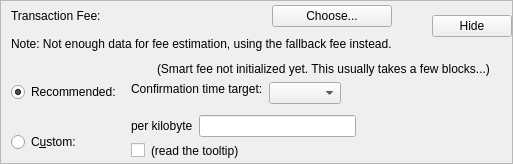
    <widget class="QFrame" name="frameFee">
     <property name="sizePolicy">
      <sizepolicy hsizetype="Preferred" vsizetype="Fixed">
       <horstretch>0</horstretch>
       <verstretch>0</verstretch>
      </sizepolicy>
     </property>
     <property name="frameShape">
      <enum>QFrame::StyledPanel</enum>
     </property>
     <property name="frameShadow">
      <enum>QFrame::Raised</enum>
     </property>
     <layout class="QVBoxLayout" name="verticalLayout_3">
      <property name="spacing">
       <number>0</number>
      </property>
      <property name="leftMargin">
       <number>0</number>
      </property>
      <property name="topMargin">
       <number>0</number>
      </property>
      <property name="rightMargin">
       <number>0</number>
      </property>
      <property name="bottomMargin">
       <number>0</number>
      </property>
      <item>
       <layout class="QVBoxLayout" name="verticalLayoutFee2" stretch="0,0,0">
        <property name="spacing">
         <number>0</number>
        </property>
        <property name="leftMargin">
         <number>10</number>
        </property>
        <property name="topMargin">
         <number>0</number>
        </property>
        <item>
         <layout class="QHBoxLayout" name="horizontalLayoutFee1">
          <property name="bottomMargin">
           <number>0</number>
          </property>
          <item>
           <layout class="QVBoxLayout" name="verticalLayout_8">
            <item>
             <layout class="QVBoxLayout" name="verticalLayoutFee7">
              <property name="spacing">
               <number>0</number>
              </property>
              <item>
               <spacer name="verticalSpacerSmartFee">
                <property name="orientation">
                 <enum>Qt::Vertical</enum>
                </property>
                <property name="sizeType">
                 <enum>QSizePolicy::Fixed</enum>
                </property>
                <property name="sizeHint" stdset="0">
                 <size>
                  <width>1</width>
                  <height>4</height>
                 </size>
                </property>
               </spacer>
              </item>
              <item>
               <layout class="QHBoxLayout" name="horizontalLayoutSmartFee">
                <property name="spacing">
                 <number>10</number>
                </property>
                <item>
                 <widget class="QLabel" name="labelFeeHeadline">
                  <property name="text">
                   <string>Transaction Fee:</string>
                  </property>
                 </widget>
                </item>
                <item>
                 <widget class="QLabel" name="labelFeeMinimized">
                  <property name="text">
                   <string/>
                  </property>
                 </widget>
                </item>
                <item>
                 <widget class="QPushButton" name="buttonChooseFee">
                  <property name="text">
                   <string>Choose...</string>
                  </property>
                 </widget>
                </item>
               </layout>
              </item>
              <item>
               <spacer name="verticalSpacer_5">
                <property name="orientation">
                 <enum>Qt::Vertical</enum>
                </property>
                <property name="sizeHint" stdset="0">
                 <size>
                  <width>1</width>
                  <height>10</height>
                 </size>
                </property>
               </spacer>
              </item>
             </layout>
            </item>
            <item>
             <widget class="QLabel" name="fallbackFeeWarningLabel">
              <property name="font">
               <font>
                <bold>false</bold>
               </font>
              </property>
              <property name="toolTip">
               <string>Using the fallbackfee can result in sending a transaction that will take several hours or days (or never) to confirm. Consider choosing your fee manually or wait until you have validated the complete chain.</string>
              </property>
              <property name="text">
               <string>Note: Not enough data for fee estimation, using the fallback fee instead.</string>
              </property>
              <property name="wordWrap">
               <bool>false</bool>
              </property>
             </widget>
            </item>
            <item>
             <spacer name="verticalSpacer_7">
              <property name="orientation">
               <enum>Qt::Vertical</enum>
              </property>
              <property name="sizeHint" stdset="0">
               <size>
                <width>1</width>
                <height>1</height>
               </size>
              </property>
             </spacer>
            </item>
           </layout>
          </item>
          <item>
           <spacer name="horizontalSpacer_5">
            <property name="orientation">
             <enum>Qt::Horizontal</enum>
            </property>
            <property name="sizeHint" stdset="0">
             <size>
              <width>40</width>
              <height>20</height>
             </size>
            </property>
           </spacer>
          </item>
          <item>
           <widget class="QPushButton" name="buttonMinimizeFee">
            <property name="toolTip">
             <string>collapse fee-settings</string>
            </property>
            <property name="text">
             <string>Hide</string>
            </property>
           </widget>
          </item>
         </layout>
        </item>
        <item>
         <widget class="QFrame" name="frameFeeSelection">
          <layout class="QVBoxLayout" name="verticalLayoutFee12">
           <property name="spacing">
            <number>0</number>
           </property>
           <property name="leftMargin">
            <number>0</number>
           </property>
           <property name="topMargin">
            <number>0</number>
           </property>
           <property name="rightMargin">
            <number>0</number>
           </property>
           <property name="bottomMargin">
            <number>0</number>
           </property>
           <item>
            <layout class="QGridLayout" name="gridLayoutFee">
             <property name="topMargin">
              <number>10</number>
             </property>
             <property name="bottomMargin">
              <number>4</number>
             </property>
             <property name="horizontalSpacing">
              <number>10</number>
             </property>
             <property name="verticalSpacing">
              <number>4</number>
             </property>
             <item row="1" column="1">
              <layout class="QVBoxLayout" name="verticalLayoutFee8">
               <property name="spacing">
                <number>6</number>
               </property>
               <property name="topMargin">
                <number>3</number>
               </property>
               <item>
                <layout class="QHBoxLayout" name="horizontalLayoutFee13">
                 <item>
                  <widget class="QLabel" name="labelCustomPerKilobyte">
                   <property name="toolTip">
                    <string>If the custom fee is set to 1000 satoshis and the transaction is only 250 bytes, then &quot;per kilobyte&quot; only pays 250 satoshis in fee, while &quot;total at least&quot; pays 1000 satoshis. For transactions bigger than a kilobyte both pay by kilobyte.</string>
                   </property>
                   <property name="text">
                    <string>per kilobyte</string>
                   </property>
                  </widget>
                 </item>
                 <item>
                  <widget class="BitcoinAmountField" name="customFee"/>
                 </item>
                 <item>
                  <spacer name="horizontalSpacer_6">
                   <property name="orientation">
                    <enum>Qt::Horizontal</enum>
                   </property>
                   <property name="sizeHint" stdset="0">
                    <size>
                     <width>1</width>
                     <height>1</height>
                    </size>
                   </property>
                  </spacer>
                 </item>
                </layout>
               </item>
               <item>
                <layout class="QHBoxLayout" name="horizontalLayoutFee8">
                 <item>
                  <widget class="QCheckBox" name="checkBoxMinimumFee">
                   <property name="toolTip">
                    <string>Paying only the minimum fee is just fine as long as there is less transaction volume than space in the blocks. But be aware that this can end up in a never confirming transaction once there is more demand for Keymaker transactions than the network can process.</string>
                   </property>
                   <property name="text">
                    <string/>
                   </property>
                  </widget>
                 </item>
                 <item>
                  <widget class="QLabel" name="labelMinFeeWarning">
                   <property name="enabled">
                    <bool>true</bool>
                   </property>
                   <property name="toolTip">
                    <string>Paying only the minimum fee is just fine as long as there is less transaction volume than space in the blocks. But be aware that this can end up in a never confirming transaction once there is more demand for Keymaker transactions than the network can process.</string>
                   </property>
                   <property name="text">
                    <string>(read the tooltip)</string>
                   </property>
                   <property name="margin">
                    <number>5</number>
                   </property>
                  </widget>
                 </item>
                 <item>
                  <spacer name="horizontalSpacer_7">
                   <property name="orientation">
                    <enum>Qt::Horizontal</enum>
                   </property>
                   <property name="sizeHint" stdset="0">
                    <size>
                     <width>1</width>
                     <height>1</height>
                    </size>
                   </property>
                  </spacer>
                 </item>
                </layout>
               </item>
              </layout>
             </item>
             <item row="0" column="0">
              <layout class="QVBoxLayout" name="verticalLayoutFee4" stretch="0,1">
               <property name="leftMargin">
                <number>0</number>
               </property>
               <property name="topMargin">
                <number>20</number>
               </property>
               <item>
                <widget class="QRadioButton" name="radioSmartFee">
                 <property name="text">
                  <string>Recommended:</string>
                 </property>
                 <property name="checked">
                  <bool>true</bool>
                 </property>
                 <attribute name="buttonGroup">
                  <string notr="true">groupFee</string>
                 </attribute>
                </widget>
               </item>
               <item>
                <spacer name="verticalSpacer_2">
                 <property name="orientation">
                  <enum>Qt::Vertical</enum>
                 </property>
                 <property name="sizeHint" stdset="0">
                  <size>
                   <width>1</width>
                   <height>1</height>
                  </size>
                 </property>
                </spacer>
               </item>
              </layout>
             </item>
             <item row="1" column="0">
              <layout class="QVBoxLayout" name="verticalLayoutFee9" stretch="0,1">
               <property name="topMargin">
                <number>20</number>
               </property>
               <item>
                <widget class="QRadioButton" name="radioCustomFee">
                 <property name="text">
                  <string>C&amp;ustom:</string>
                 </property>
                 <attribute name="buttonGroup">
                  <string notr="true">groupFee</string>
                 </attribute>
                </widget>
               </item>
               <item>
                <spacer name="verticalSpacer_6">
                 <property name="orientation">
                  <enum>Qt::Vertical</enum>
                 </property>
                 <property name="sizeHint" stdset="0">
                  <size>
                   <width>1</width>
                   <height>1</height>
                  </size>
                 </property>
                </spacer>
               </item>
              </layout>
             </item>
             <item row="0" column="1">
              <layout class="QVBoxLayout" name="verticalLayoutFee3" stretch="0,0,1">
               <property name="spacing">
                <number>6</number>
               </property>
               <property name="topMargin">
                <number>0</number>
               </property>
               <property name="bottomMargin">
                <number>3</number>
               </property>
               <item>
                <layout class="QHBoxLayout" name="horizontalLayoutFee12">
                 <item>
                  <widget class="QLabel" name="labelSmartFee">
                   <property name="text">
                    <string/>
                   </property>
                   <property name="margin">
                    <number>2</number>
                   </property>
                  </widget>
                 </item>
                 <item>
                  <widget class="QLabel" name="labelFeeEstimation">
                   <property name="text">
                    <string/>
                   </property>
                  </widget>
                 </item>
                 <item>
                  <widget class="QLabel" name="labelSmartFee2">
                   <property name="text">
                    <string>(Smart fee not initialized yet. This usually takes a few blocks...)</string>
                   </property>
                   <property name="margin">
                    <number>2</number>
                   </property>
                  </widget>
                 </item>
                 <item>
                  <spacer name="horizontalSpacer_8">
                   <property name="orientation">
                    <enum>Qt::Horizontal</enum>
                   </property>
                   <property name="sizeHint" stdset="0">
                    <size>
                     <width>1</width>
                     <height>1</height>
                    </size>
                   </property>
                  </spacer>
                 </item>
                </layout>
               </item>
               <item>
                <layout class="QHBoxLayout" name="horizontalLayoutFee9">
                 <item>
                  <layout class="QVBoxLayout" name="verticalLayoutFee6">
                   <item>
                    <widget class="QLabel" name="labelSmartFee3">
                     <property name="text">
                      <string>Confirmation time target:</string>
                     </property>
                     <property name="margin">
                      <number>2</number>
                     </property>
                    </widget>
                   </item>
                   <item>
                    <spacer name="verticalSpacer_3">
                     <property name="orientation">
                      <enum>Qt::Vertical</enum>
                     </property>
                     <property name="sizeHint" stdset="0">
                      <size>
                       <width>1</width>
                       <height>1</height>
                      </size>
                     </property>
                    </spacer>
                   </item>
                  </layout>
                 </item>
                 <item>
                  <layout class="QVBoxLayout" name="verticalLayoutFee5">
                   <property name="rightMargin">
                    <number>30</number>
                   </property>
                   <item>
                    <layout class="QHBoxLayout" name="horizontalLayoutConfTarget">
                     <property name="bottomMargin">
                      <number>0</number>
                     </property>
                     <item>
                      <widget class="QComboBox" name="confTargetSelector"/>
                     </item>
                     <item>
                      <spacer name="horizontalSpacerConfTarget">
                       <property name="orientation">
                        <enum>Qt::Horizontal</enum>
                       </property>
                       <property name="sizeHint" stdset="0">
                        <size>
                         <width>40</width>
                         <height>20</height>
                        </size>
                       </property>
                      </spacer>
                     </item>
                    </layout>
                   </item>
                  </layout>
                 </item>
                </layout>
               </item>
               <item>
                <spacer name="verticalSpacer_4">
                 <property name="orientation">
                  <enum>Qt::Vertical</enum>
                 </property>
                 <property name="sizeHint" stdset="0">
                  <size>
                   <width>1</width>
                   <height>1</height>
                  </size>
                 </property>
                </spacer>
               </item>
              </layout>
             </item>
            </layout>
           </item>
          </layout>
         </widget>
        </item>
        <item>
         <spacer name="verticalSpacerFee">
          <property name="orientation">
           <enum>Qt::Vertical</enum>
          </property>
          <property name="sizeType">
           <enum>QSizePolicy::Expanding</enum>
          </property>
          <property name="sizeHint" stdset="0">
           <size>
            <width>40</width>
            <height>1</height>
           </size>
          </property>
         </spacer>
        </item>
       </layout>
      </item>
     </layout>
    </widget>
